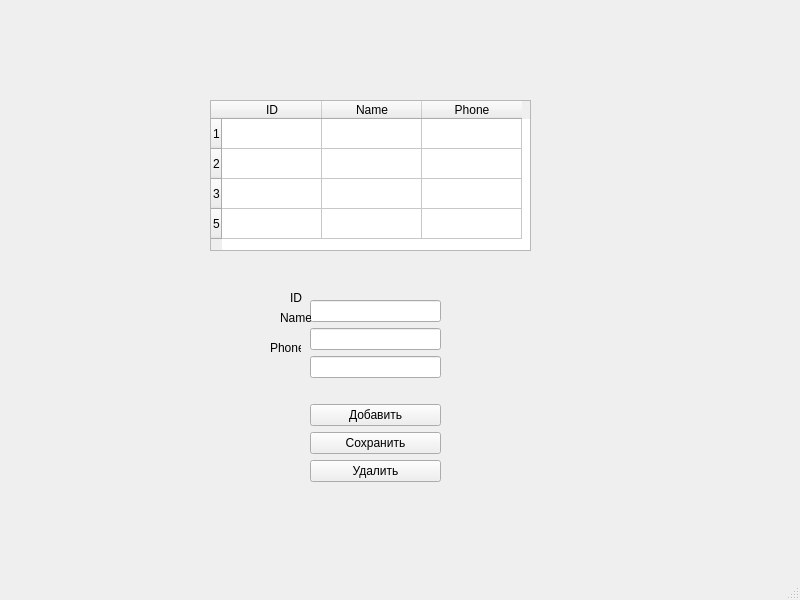
<?xml version="1.0" encoding="UTF-8"?>
<ui version="4.0">
 <class>MainWindow</class>
 <widget class="QMainWindow" name="MainWindow">
  <property name="geometry">
   <rect>
    <x>0</x>
    <y>0</y>
    <width>800</width>
    <height>600</height>
   </rect>
  </property>
  <property name="windowTitle">
   <string>MainWindow</string>
  </property>
  <widget class="QWidget" name="centralwidget">
   <widget class="QTableWidget" name="tableWidget">
    <property name="geometry">
     <rect>
      <x>210</x>
      <y>100</y>
      <width>321</width>
      <height>151</height>
     </rect>
    </property>
    <row>
     <property name="text">
      <string>1</string>
     </property>
    </row>
    <row>
     <property name="text">
      <string>2</string>
     </property>
    </row>
    <row>
     <property name="text">
      <string>3</string>
     </property>
    </row>
    <row>
     <property name="text">
      <string>5</string>
     </property>
    </row>
    <column>
     <property name="text">
      <string>ID</string>
     </property>
    </column>
    <column>
     <property name="text">
      <string>Name</string>
     </property>
    </column>
    <column>
     <property name="text">
      <string>Phone</string>
     </property>
    </column>
   </widget>
   <widget class="QWidget" name="verticalLayoutWidget">
    <property name="geometry">
     <rect>
      <x>310</x>
      <y>280</y>
      <width>131</width>
      <height>202</height>
     </rect>
    </property>
    <layout class="QVBoxLayout" name="verticalLayout">
     <item>
      <spacer name="verticalSpacer_2">
       <property name="orientation">
        <enum>Qt::Vertical</enum>
       </property>
       <property name="sizeHint" stdset="0">
        <size>
         <width>20</width>
         <height>40</height>
        </size>
       </property>
      </spacer>
     </item>
     <item>
      <widget class="QLineEdit" name="ID_input"/>
     </item>
     <item>
      <widget class="QLineEdit" name="Name_input"/>
     </item>
     <item>
      <widget class="QLineEdit" name="Phone_input"/>
     </item>
     <item>
      <spacer name="verticalSpacer">
       <property name="orientation">
        <enum>Qt::Vertical</enum>
       </property>
       <property name="sizeHint" stdset="0">
        <size>
         <width>20</width>
         <height>40</height>
        </size>
       </property>
      </spacer>
     </item>
     <item>
      <widget class="QPushButton" name="add_btn">
       <property name="text">
        <string>Добавить</string>
       </property>
      </widget>
     </item>
     <item>
      <widget class="QPushButton" name="save_btn">
       <property name="text">
        <string>Сохранить</string>
       </property>
      </widget>
     </item>
     <item>
      <widget class="QPushButton" name="delete_btn">
       <property name="text">
        <string>Удалить</string>
       </property>
      </widget>
     </item>
    </layout>
   </widget>
   <widget class="QLabel" name="label">
    <property name="geometry">
     <rect>
      <x>290</x>
      <y>290</y>
      <width>21</width>
      <height>16</height>
     </rect>
    </property>
    <property name="text">
     <string>ID</string>
    </property>
   </widget>
   <widget class="QLabel" name="label_2">
    <property name="geometry">
     <rect>
      <x>270</x>
      <y>340</y>
      <width>31</width>
      <height>16</height>
     </rect>
    </property>
    <property name="text">
     <string>Phone</string>
    </property>
   </widget>
   <widget class="QLabel" name="label_3">
    <property name="geometry">
     <rect>
      <x>280</x>
      <y>310</y>
      <width>31</width>
      <height>16</height>
     </rect>
    </property>
    <property name="text">
     <string>Name</string>
    </property>
   </widget>
  </widget>
  <widget class="QMenuBar" name="menubar">
   <property name="geometry">
    <rect>
     <x>0</x>
     <y>0</y>
     <width>800</width>
     <height>21</height>
    </rect>
   </property>
  </widget>
  <widget class="QStatusBar" name="statusbar"/>
 </widget>
 <resources/>
 <connections/>
</ui>
